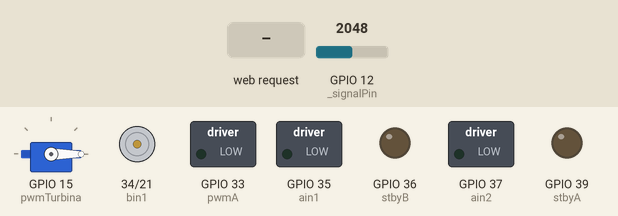
Bench run of a sketch on a simulated ESP32. On the bench: servo, motor-driver pin pairs drawn as motors (green arrow = first pin HIGH = forward, orange = second pin HIGH = backward, longer = more drive, scaled by the enable pin, stopped while the standby pin is LOW), switched loads named in the sketch (green lamp = pin HIGH), output pins drawn as LEDs (lit = HIGH). The inputs (shaded band) are chosen by the test bench; at power-on: GPIO 12 (_signalPin) = 2048. EEPROM starts erased; pins used as bus, display or sensor lines are not drawn; what the sketch prints to the serial monitor is not drawn.

Above: at 2.2 s.
2.3 s: HTTP request GET /INICIAR received
At 3.4 s:
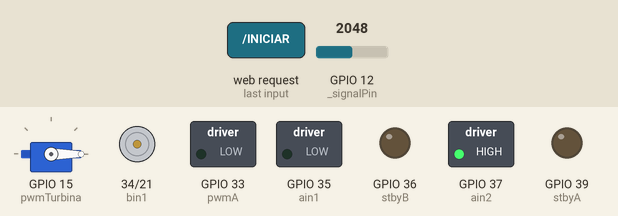
3.8 s: HTTP request GET /CONSTANTES received
5.3 s: HTTP request GET /CONSTANTES?KP=1 received
6.8 s: HTTP request GET /CONSTANTES?KP=0 received
Timing chart, 0 to 9.3 s (numbered marks = the images above; inputs shaded):
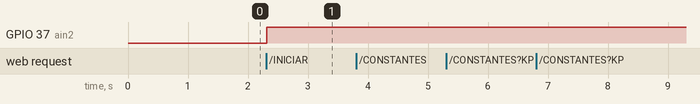

Measured:
- after the input at 2.3 s, GPIO 37 (ain2): LOW → HIGH at once

The sketch:

AlgoritmoCompleto.ino
```cpp
/*
    Fusion de Códigos
    15-Marzo-2024
*/

/* ----------------------------- LIBRERIAS ---------------------------------------- */
#include "SensorLinea.h"
#include "Controlador.h"
#include "AccionControl.h"
#include "Turbina.h"
#include <WiFi.h>
#include <WebServer.h>

#include <EEPROM.h>
#define EEPROM_SIZE 512
#define EEPROM_ADDR_CALIBRATION 0
struct CalibrationStruct {
  uint16_t calibrationMaximumEEPROM[16];
  uint16_t calibrationMinimumEEPROM[16];
};

/* ----------------------------- PINES ---------------------------------------- */
#define       pwmTurbina  15
#define       pinStart    13     //Señal de inicio del Modulo de arranque
#define       pinStop     14     //Señal de fin del Modulo de arranque
#define       pinEncoderA 16     //Pin de interrupción
#define       pinEncoderB 40     //Pin de interrupción


/* ----------------------------- VARIABLES ---------------------------------------- */
// Credenciales WIFI.
const char *ssid = "Velocista";
const char *password = "12345678";

int Tinicio = 0;
int Tm = 0;

/* ----------------------------- OBJETOS ---------------------------------------- */
SensorLinea sensorLinea;
Controlador controlador;
AccionControl accionControl;
Turbina turbina;
WebServer server(80);


//-------------------------------------------------------- SETUP()
void setup() {
  Serial.begin(115200);
  EEPROM.begin(EEPROM_SIZE);

  if (!WiFi.softAP(ssid, password)) {
    log_e("Soft AP creation failed.");
    while(1);
  }
  IPAddress myIP = WiFi.softAPIP();

  server.on("/", handleRoot);
  server.on("/CONSTANTES", constantes);
  server.on("/CALIBRAR", calibrar);
  server.on("/INICIAR", iniciar);
  server.begin();

  //Lee las valores de calibracion guardados
  readCalibrationEEPROM();
}

//---------------------------LOOP() ----------------------------------
void loop(){

  // Tm = millis()- Tinicio;
  // Tinicio = millis();
  // float Salida  = ( ((float)sensorLinea.readLine() )/7500)-1.0;
  // float Control = controlador.control(Salida, Tm);
  // accionControl.accionControl(Control);
  server.handleClient();

  // server.handleClient();
  // digitalWrite(ain1,LOW);
  // digitalWrite(ain2,LOW);
  // digitalWrite(bin1,LOW);
  // digitalWrite(bin2,LOW);
}
//------------------------- FUNCIONES AUXILIARES() ------------------------

void iniciar(){
  server.send(200, "text/plain", "OK");
  int TiempoInicio = millis();
  while(true){
    Tm = millis()- Tinicio;
    Tinicio = millis();
    float Salida  = ( ((float)sensorLinea.readLine() )/7500)-1.0;
    float Control = controlador.control(Salida, Tm);
    accionControl.accionControl(Control);
    server.handleClient();
  }
  accionControl.stopEngines();
  turbina.start(1000);
}

void constantes() {
  float Kp = server.arg("KP").toFloat();
  float Td = server.arg("TD").toFloat();
  float Ti = server.arg("TI").toFloat();
  float Vmax = server.arg("VMAX").toFloat();
  float Offset = server.arg("OFFSET").toFloat();
  int turbina1 = server.arg("TURBINA").toInt();

  controlador.setKP(Kp);
  controlador.setKD(Td);
  controlador.setKI(Ti);
  accionControl.setVmax(Vmax);
  accionControl.setOffset(Offset);
  turbina.start(turbina1);
  server.send(200, "text/plain", "OK");

  Serial.print("KP: ");
  Serial.println(Kp);
  Serial.print("TD: ");
  Serial.println(Td);
  Serial.print("TI: ");
  Serial.println(Ti);
  Serial.print("VMAX: ");
  Serial.println(Vmax);
  Serial.print("Offset: ");
  Serial.println(Offset);
  Serial.print("turbina: ");
  Serial.println(turbina1);
}

void calibrar() {

  server.send(200, "text/plain", "OK");

  //Desactiva la turbina para encender el led
  turbina.desactivateTurbine();
  pinMode(pwmTurbina,OUTPUT);
  digitalWrite(pwmTurbina,HIGH);

  sensorLinea.calibrateSeconds(10000);

  //Activa la turbina y apaga el led
  digitalWrite(pwmTurbina,LOW);
  turbina.activateTurbine();

  //Guarda los valores en la EEPROM
  saveCalibrationEEPROM();
}

void handleRoot() {
  const String Pagina =  R"====(<!DOCTYPE html>
    <html>
      <head>
        <meta charset='UTF-8'>
        <title> Servidor velocista </title>
      </head>
      <style>
        body {
          display: flex;
          flex-direction: column;
          align-items: center;
        }
        .Input_Constantes {
          display: flex;
          height: 30px;
          margin: 10px;
          align-items: center;
        }
        .Input_title {
          padding-right: 10px;
        }
        .Boton {
          padding: 5px 5px;
          margin: 10px 20px;
        }
      </style>
      <body>
        <h1> Servidor velocista </h1>
        <div class='Input_Constantes'>
          <H4 class='Input_title'> KP </H4>
          <input id='KP' type='number' >
        </div>
        <div class='Input_Constantes'>
          <H4 class='Input_title'> KD </H4>
          <input id='KD' type='number' >
        </div>
        <div class='Input_Constantes'>
          <H4 class='Input_title'> KI </H4>
          <input id='KI' type='number' >
        </div>
        <div class='Input_Constantes'>
          <H4 class='Input_title'> Vmax </H4>
          <input id='VMAX' type='number' >
        </div>
        <div class='Input_Constantes'>
          <H4 class='Input_title'> OFFSET </H4>
          <input id='OFFSET' type='number' >
        </div>
        <div class='Input_Constantes'>
          <H4 class='Input_title'> TURBINA </H4>
          <input id='TURBINA' type='number' >
        </div>
        <div class='Input_Constantes'>
          <H4 class='Input_title'> DISTANCIA </H4>
          <input id='DISTANCIA' type='number' >
        </div>
        <div>
          <button class='Boton' onclick='CalibrarSensor()'> Calibrar sensor </button>
          <button class='Boton' onclick='EnvierConstantes()'> Enviar constantes </button>
        </div>
        <div>
          <button class='Boton' onclick='Iniciar()'> Iniciar robot </button>
        </div>
      </body>
      <script>
        function EnvierConstantes() {
          const KP = document.getElementById('KP').value;
          const KD = document.getElementById('KD').value;
          const KI = document.getElementById('KI').value;
          const VMAX = document.getElementById('VMAX').value;
          const OFFSET = document.getElementById('OFFSET').value;
          const TURBINA = document.getElementById('TURBINA').value;


          const href = window.location.href;
          const url = href + 'CONSTANTES?' + 'KP=' + KP + '&' + 'TD=' + KD + '&' + 'TI=' + KI + '&' + 'VMAX=' + VMAX + '&' + 'OFFSET=' + OFFSET + '&' + 'TURBINA=' + TURBINA

          fetch(url)
            .then(response => {
              if (!response.ok) {
                window.alert('Error al guardar constantes');
              }else{
                window.alert('Constantes guardadas');
              }
            })
        }

        function Iniciar() {

          const href = window.location.href;
          const url = href + 'INICIAR'

          fetch(url)
            .then(response => {
              if (!response.ok) {
                window.alert('Error en la solicitud');
              }else{
                window.alert('Robot iniciado');
              }
            })

        }

        function CalibrarSensor() {

          const href = window.location.href;
          const url = href + 'CALIBRAR'

          fetch(url)
            .then(response => {
              if (!response.ok) {
                window.alert('Error al calibrar');
              }else{
                window.alert('Calibrando');
              }
            })

        }
      </script>
    </html>)====";
  server.send(200, "text/html", Pagina);
}

void saveCalibrationEEPROM(){
  CalibrationStruct data;
  for (int i=0; i < 16 ;i++){
    data.calibrationMaximumEEPROM[i] = sensorLinea.getCalibrationMaximum(i);
    data.calibrationMinimumEEPROM[i] = sensorLinea.getcalibrationMinimum(i);
  }
  EEPROM.put(EEPROM_ADDR_CALIBRATION, data);
  EEPROM.commit();
  sensorLinea.printCalibration();
}

void readCalibrationEEPROM(){
  CalibrationStruct data;
  EEPROM.get(EEPROM_ADDR_CALIBRATION, data);
  for (int i=0; i < 16 ;i++){
    sensorLinea.setCalibrationMaximum(i, data.calibrationMaximumEEPROM[i]);
    sensorLinea.setCalibrationMinimum(i, data.calibrationMinimumEEPROM[i]);
  }
  sensorLinea.printCalibration();
}
```

AccionControl.h
```cpp
#define       ain1        35
#define       ain2        37
#define       pwmA        33     //PWM motor A
#define       stbyA       39     //habilitación de motor A
#define       bin1        34
#define       bin2        21
#define       pwmB        17     //PWM motor B
#define       stbyB       36     //habilitación de motor B
#define canalA 0
#define canalB 1

class AccionControl {
  private:
    // VARIABES
    float offset = 0.0;
    float Vmax =  0.0;

    const int  frecuencia = 5000;
    const byte resolucion = 10;
    int        pmwMotor=pow(2,resolucion)-1;

  public:
    AccionControl(){
      //Configuración de motores
      pinMode(ain1,OUTPUT);
      pinMode(ain2,OUTPUT);
      pinMode(stbyA,OUTPUT);
      ledcSetup(canalA, frecuencia, resolucion);
      ledcAttachPin(pwmA, canalA);

      pinMode(bin1,OUTPUT);
      pinMode(bin2,OUTPUT);
      pinMode(stbyB,OUTPUT);
      ledcSetup(canalB, frecuencia, resolucion);
      ledcAttachPin(pwmB, canalB);

      digitalWrite(stbyA,HIGH); //Habilita Tb6612
      digitalWrite(stbyB,HIGH); //Habilita Tb6612
    };

    void accionControl(float Control){
      float s1 , s2;
      int vel1, vel2;

      s1  = (offset - Control);
      s2  = (offset + Control);
      vel1 = constrain(abs(s1), 0.0, 1.0)* Vmax;
      vel2 = constrain(abs(s2), 0.0, 1.0)* Vmax;

      ledcWrite(canalA, vel1);
      ledcWrite(canalB, vel2);

      if( s1 <= 0.0 ){// Motor Derecho
        digitalWrite(ain1,LOW);
        digitalWrite(ain2,HIGH);
      } else{
        digitalWrite(ain1,HIGH);
        digitalWrite(ain2,LOW);
      }

      if( s2 <= 0.0 ){ //Motor Izquierdo
        digitalWrite(bin1,LOW);
        digitalWrite(bin2,HIGH);
      } else{
        digitalWrite(bin1,HIGH);
        digitalWrite(bin2,LOW);
      }
    }

    void stopEngines(){
      digitalWrite(ain1,LOW);
      digitalWrite(ain2,LOW);
      digitalWrite(bin1,LOW);
      digitalWrite(bin2,LOW);
    }

    void setOffset(float newOffser){
      offset = newOffser;
    }

    void setVmax(float newVmax){
      Vmax = newVmax;
    }
};
```

Controlador.h
```cpp
class Controlador {
  private:
    // //VARIABES
    float Referencia = 0.0;
    float Kp = 1.0;
    float Ti = 0.0;
    float Td = 1.0;
    float Error = 0.0;
    float Error_ant = 0.0;
    float E_integral = 0.0;

  public:
    Controlador(){};

    float control(float Salida, int Tm){
      float E_derivativo;
      float Control;

      Error_ant       = Error;
      Error           = Referencia - Salida;

      //if(abs(Error)< 0.01){ Error = 0.0;}

      //INTEGRAL
      E_integral     = E_integral + ((Error*(Tm/1000.0)) + ((Tm/1000.0)*(Error - Error_ant))/2.0);
      //if(E_integral> 100.0){ E_integral=  100.0;}
      //if(E_integral<-100.0){ E_integral= -100.0;}

      //DERIVATIVO
      E_derivativo   = (Error - Error_ant)/(Tm/1000.0);
      //E_derivativo = (Salidad - Salidad_ant)/(Tm/1000.0);

      //CONTROL
      Control        = Kp*Error + Ti*E_integral + Td*E_derivativo;

      if(Control > 1.5) { Control =  1.5;}
      if(Control < -1.5){ Control = -1.5;}

      return Control;
    }

    void setKP(float newKP){
      Kp = newKP;
    }

    void setKI(float newKI){
      Ti = newKI;
    }

    void setKD(float newKD){
      Td = newKD;
    }
};
```

SensorLinea.h
```cpp
class SensorLinea {
  private:
    //VARIABES
    uint8_t _sensorPins[4] = {11,9,7,5};
    uint8_t _sensorInputsCount = 4;
    uint8_t _sensorCount = 16;
    uint16_t _sensorValues[16];
    uint8_t _samplesPerSensor = 4;
    uint16_t _lastPosition = 0;
    uint8_t _signalPin = 12;
    uint16_t _maxValue = 8191;
    bool lineWhite = false;
    uint16_t _calibrationMaximum[16] = {0,0,0,0,0,0,0,0,0,0,0,0,0,0,0,0};
    uint16_t _calibrationMinimum[16] = {8191,8191,8191,8191,8191,8191,8191,8191,8191,8191,8191,8191,8191,8191,8191,8191};

  public:
    SensorLinea(){
      pinMode(11,OUTPUT);
      pinMode(9,OUTPUT);
      pinMode(7,OUTPUT);
      pinMode(5,OUTPUT);
    }

    uint16_t readLine(){
      bool onLine = false;
      uint32_t avg = 0; // this is for the weighted total
      uint16_t sum = 0; // this is for the denominator, which is <= 64000

      readCalibrated();

      for (uint8_t i = 0; i < _sensorCount; i++){
        uint16_t value = _sensorValues[i];
        if (lineWhite) { value = 1000 - value; }

        // keep track of whether we see the line at all
        if (value > 200) { onLine = true; }

        // only average in values that are above a noise threshold
        if (value > 50){
          avg += (uint32_t)value * (i * 1000);
          sum += value;
        }
      }

      if (!onLine)
      {
        // If it last read to the left of center, return 0.
        if (_lastPosition < (_sensorCount - 1) * 1000 / 2){
          return 0;
        }
        // If it last read to the right of center, return the max.
        else{
          return (_sensorCount - 1) * 1000;
        }
      }

      _lastPosition = avg / sum;
      return _lastPosition;
    }

    void readCalibrated(){
      // read the needed values
      read();

      for (uint8_t i = 0; i < _sensorCount; i++){
        uint16_t calmin, calmax;
        calmax = _calibrationMaximum[i];
        calmin = _calibrationMinimum[i];

        uint16_t denominator = calmax - calmin;
        int16_t value = 0;

        if (denominator != 0){
          value = (((int32_t)_sensorValues[i]) - calmin) * 1000 / denominator;
        }else{
          value = 0;
        }

        if (value < 0) { value = 0; }
        else if (value > 1000) { value = 1000; }

        _sensorValues[i] = value;
      }
    }

    void calibrateSeconds(int seconds){
      //Reset values calibration
      for (uint8_t i = 0; i < _sensorCount; i++){
        _calibrationMaximum[i] = 0;
        _calibrationMinimum[i] = 8191;
      }

      int Ti = millis();
      while(millis() - Ti < seconds){
        calibrate();
      }
    }

    void calibrate(){
      uint16_t maxSensorValues[_sensorCount];
      uint16_t minSensorValues[_sensorCount];

      for (uint8_t j = 0; j < 10; j++){
        read();

        for (uint8_t i = 0; i < _sensorCount; i++){
          // set the max we found THIS time
          if ((j == 0) || (_sensorValues[i] > maxSensorValues[i])){
            maxSensorValues[i] = _sensorValues[i];
          }

          // set the min we found THIS time
          if ((j == 0) || (_sensorValues[i] < minSensorValues[i])){
            minSensorValues[i] = _sensorValues[i];
          }
        }
      }

      // record the min and max calibration values
      for (uint8_t i = 0; i < _sensorCount; i++){
        // Update maximum only if the min of 10 readings was still higher than it
        // (we got 10 readings in a row higher than the existing maximum).
        if (minSensorValues[i] > _calibrationMaximum[i]){
          _calibrationMaximum[i] = minSensorValues[i];
        }

        // Update minimum only if the max of 10 readings was still lower than it
        // (we got 10 readings in a row lower than the existing minimum).
        if (maxSensorValues[i] < _calibrationMinimum[i]){
          _calibrationMinimum[i] = maxSensorValues[i];
        }
      }
    }

    void read(){
      for (uint8_t i = 0; i < _sensorCount; i ++){
        _sensorValues[i] = 0;
      }

      for (uint8_t j = 0; j < _samplesPerSensor; j++){
        for (uint8_t i = 0; i < _sensorCount; i ++){
          uint16_t m = 1;
          for (uint8_t k = 0; k < _sensorInputsCount; k++){
            digitalWrite(_sensorPins[k],i&(m&0xFF));
            m=m*2;
          }
          _sensorValues[i] += analogRead(_signalPin);
        }
      }

      for (uint8_t i = 0; i < _sensorCount; i ++){
        _sensorValues[i] = (_sensorValues[i] + (_samplesPerSensor >> 1))/_samplesPerSensor;
      }
    }

    uint16_t getCalibrationMaximum(int index){
      return _calibrationMaximum[index];
    }

    uint16_t getcalibrationMinimum(int index){
      return _calibrationMinimum[index];
    }

    void setCalibrationMaximum(int index, uint16_t value){
      _calibrationMaximum[index] = value;
    }

    void setCalibrationMinimum(int index, uint16_t value){
      _calibrationMinimum[index] = value;
    }

    void printCalibration(){
      Serial.print("Maximun: ");
      for (int i=0; i < _sensorCount ;i++){
        Serial.print(i+1);
        Serial.print(":");
        Serial.print(_calibrationMaximum[i]);
        Serial.print(" | ");
      }
      Serial.println();
      Serial.print("Minimun: ");
      for (int i=0; i < _sensorCount ;i++){
        Serial.print(i+1);
        Serial.print(":");
        Serial.print(_calibrationMinimum[i]);
        Serial.print(" | ");
      }
      Serial.println();
    }

    void printRead(){
      read();
      for (int i=0; i < _sensorCount ;i++){
        Serial.print(i+1);
        Serial.print(":");
        Serial.print(_sensorValues[i]);
        Serial.print(" | ");
      }
      Serial.println();
    }
};
```

Turbina.h
```cpp
#include <ESP32Servo.h>

#define pwmTurbina  15

class Turbina {
  private:
    // VARIABES
    Servo myTurbina;

  public:
    Turbina(){
      //Configuración de turbina
      ESP32PWM::allocateTimer(2);
      myTurbina.setPeriodHertz(60);              //frecuencia de la señal cuadrada
      myTurbina.attach(pwmTurbina, 1000, 2000);  //(pin,min us de pulso, máx us de pulso)
      myTurbina.writeMicroseconds(1000);
      delay(1000);
    }

    void start(int vel){
      myTurbina.writeMicroseconds(vel);
    }

    void activateTurbine(){
      myTurbina.attach(pwmTurbina, 1000, 2000);
    }

    void desactivateTurbine(){
      myTurbina.detach();
    }
};
```
